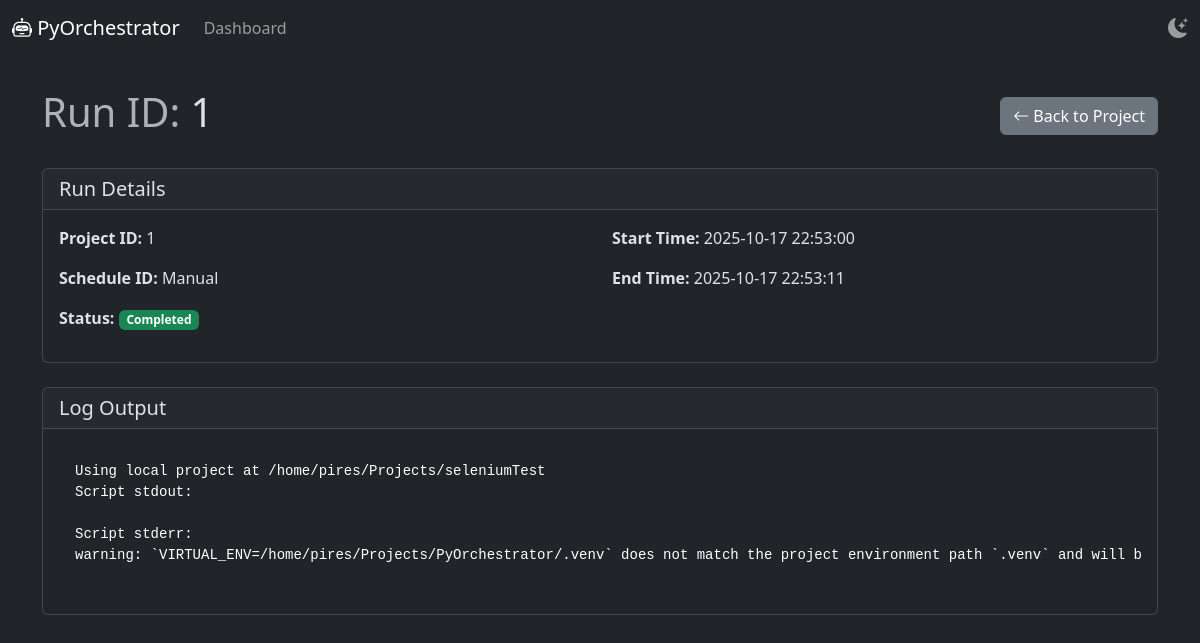
Page /runs/1 on the earlier database version.
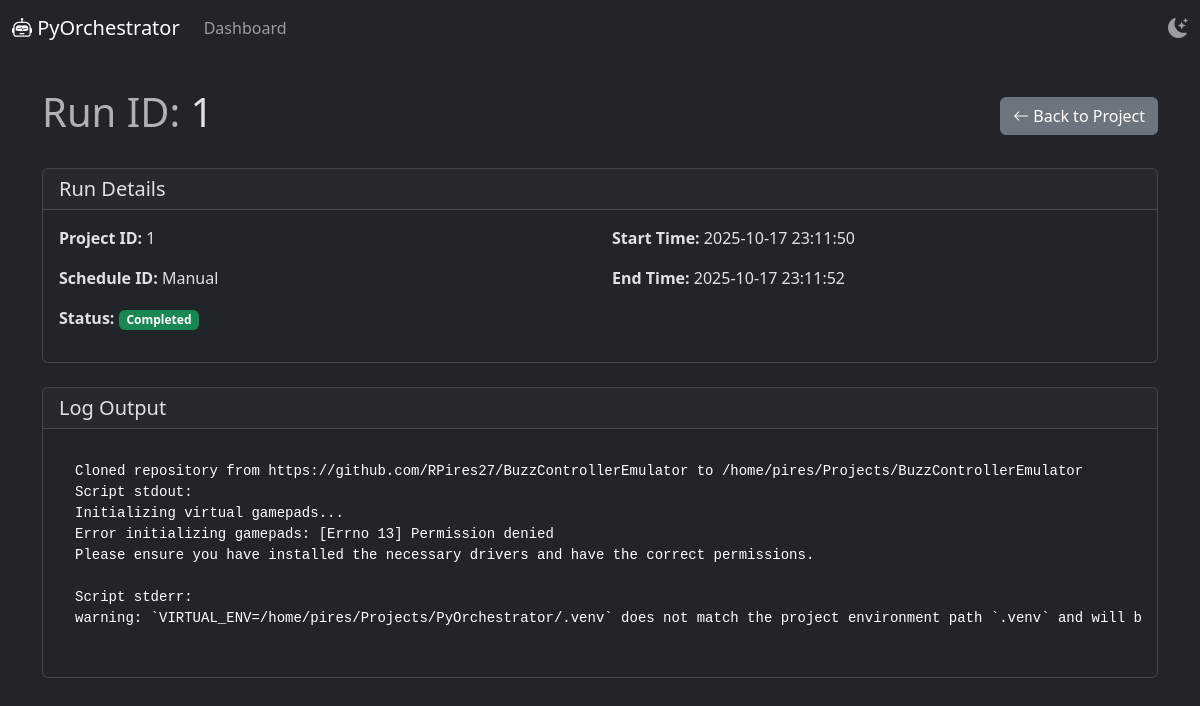
Same page on the later database version.
### app/models/run.py (models this page shows)
class Run(Base):
    __tablename__ = "runs"
    id = Column(Integer, primary_key=True, index=True)
    project_id = Column(Integer, ForeignKey("projects.id"))
    schedule_id = Column(Integer, ForeignKey("schedules.id"), nullable=True)
    start_time = Column(DateTime, default=datetime.now)
    end_time = Column(DateTime, nullable=True)
    status = Column(String, default="pending") # pending, running, completed, failed
    log_output = Column(String, nullable=True)
    project = relationship("Project", back_populates="runs")
    schedule = relationship("Schedule", back_populates="runs")

### app/main.py (the view)
@app.get("/runs/{run_id}", response_class=HTMLResponse)
async def run_detail(request: Request, run_id: int, db: Session = Depends(get_db)):
    run = crud_run.get_run(db, run_id=run_id)
    if run is None:
        raise HTTPException(status_code=404, detail="Run not found")
    return templates.TemplateResponse("run_detail.html", {"request": request, "run": run})

### templates/run_detail.html (shortened to what this page needs)
{% extends "base.html" %}
{% block content %}
<div class="d-flex justify-content-between align-items-center mb-4">
    <h1><span class="text-muted">Run ID:</span> {{ run.id }}</h1>
    <div>
        <a href="/projects/{{ run.project_id }}" class="btn btn-secondary"><i class="bi bi-arrow-left"></i> Back to Project</a>
    </div>
</div>
<div class="card mb-4">
    <div class="card-header">
        <h2 class="h5 mb-0">Run Details</h2>
    </div>
    <div class="card-body">
        <div class="row">
            <div class="col-md-6">
                <p><strong>Project ID:</strong> {{ run.project_id }}</p>
                <p><strong>Schedule ID:</strong> {{ run.schedule_id if run.schedule_id else 'Manual' }}</p>
            </div>
            <div class="col-md-6">
                <p><strong>Start Time:</strong> {{ run.start_time.strftime('%Y-%m-%d %H:%M:%S') }}</p>
                <p><strong>End Time:</strong> {{ run.end_time.strftime('%Y-%m-%d %H:%M:%S') if run.end_time else 'N/A' }}</p>
            </div>
        </div>
        <p><strong>Status:</strong>
            {% if run.status == 'completed' %}
            <span class="badge bg-success">Completed</span>
            {% elif run.status == 'failed' %}
            <span class="badge bg-danger">Failed</span>
            {% elif run.status == 'running' %}
            <span class="badge bg-primary">Running</span>
            {% else %}
            <span class="badge bg-secondary">{{ run.status }}</span>
            {% endif %}
        </p>
    </div>
</div>
<div class="card">
    <div class="card-header">
        <h2 class="h5 mb-0">Log Output</h2>
    </div>
    <div class="card-body">
        <pre class="bg-dark text-white p-3 rounded"><code>{{ run.log_output if run.log_output else 'No log output' }}</code></pre>
    </div>
</div>
{% endblock %}

Differences in the rows shown:
changed Run id 1: start_time "2025-10-17 22:53:00" → "2025-10-17 23:11:50"; end_time "2025-10-17 22:53:11" → "2025-10-17 23:11:52"; log_output "Using local project at /home/pires/Projects/seleniumTest Script stdout: Script stderr: warning: `VIRTUAL_ENV=/home/pires/Projects/PyOrchestrator/.venv`…" → "Cloned repository from https://github.com/RPires27/BuzzControllerEmulator to /home/pires/Projects/BuzzControllerEmulator Script stdout: Initializing virtual gamepads... Error initializing gamepads: [Errno 13] Permission denied Please ensure you have installed the necessary drivers and have the correct permissions. Script stderr: warning: `VIRTUAL_ENV=/home/pires/Projects/PyOrchestrator/.venv`…"
